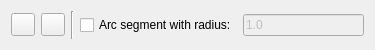
<?xml version="1.0" encoding="UTF-8"?>
<ui version="4.0">
 <class>DrawPolyline</class>
 <widget class="QWidget" name="DrawPolyline">
  <property name="geometry">
   <rect>
    <x>0</x>
    <y>0</y>
    <width>375</width>
    <height>50</height>
   </rect>
  </property>
  <layout class="QHBoxLayout">
   <item>
    <widget class="QToolButton" name="Close">
     <property name="sizePolicy">
      <sizepolicy hsizetype="Preferred" vsizetype="Fixed">
       <horstretch>0</horstretch>
       <verstretch>0</verstretch>
      </sizepolicy>
     </property>
     <property name="toolTip">
      <string>Close polyline</string>
     </property>
     <property name="text">
      <string/>
     </property>
     <property name="icon">
      <iconset>
       <normaloff>ClosePath.svg</normaloff>ClosePath.svg</iconset>
     </property>
    </widget>
   </item>
   <item>
    <widget class="QToolButton" name="Undo">
     <property name="sizePolicy">
      <sizepolicy hsizetype="Preferred" vsizetype="Fixed">
       <horstretch>0</horstretch>
       <verstretch>0</verstretch>
      </sizepolicy>
     </property>
     <property name="toolTip">
      <string>Undo Previous Segment</string>
     </property>
     <property name="icon">
      <iconset>
       <normaloff>UndoPath.svg</normaloff>UndoPath.svg</iconset>
     </property>
    </widget>
   </item>
   <item>
    <widget class="Line" name="line">
     <property name="orientation">
      <enum>Qt::Vertical</enum>
     </property>
    </widget>
   </item>
   <item>
    <widget class="QCheckBox" name="ArcSegment">
     <property name="text">
      <string>Arc segment with radius:</string>
     </property>
    </widget>
   </item>
   <item>
    <widget class="RMathLineEdit" name="Radius">
     <property name="enabled">
      <bool>false</bool>
     </property>
     <property name="text">
      <string notr="true">1.0</string>
     </property>
     <property name="angle" stdset="0">
      <bool>false</bool>
     </property>
     <property name="defaultUnit" stdset="0">
      <number>0</number>
     </property>
    </widget>
   </item>
  </layout>
 </widget>
 <customwidgets>
  <customwidget>
   <class>RMathLineEdit</class>
   <extends>QLineEdit</extends>
   <header>RMathLineEdit.h</header>
  </customwidget>
 </customwidgets>
 <resources/>
 <connections>
  <connection>
   <sender>ArcSegment</sender>
   <signal>toggled(bool)</signal>
   <receiver>Radius</receiver>
   <slot>setEnabled(bool)</slot>
   <hints>
    <hint type="sourcelabel">
     <x>119</x>
     <y>23</y>
    </hint>
    <hint type="destinationlabel">
     <x>158</x>
     <y>26</y>
    </hint>
   </hints>
  </connection>
 </connections>
</ui>
